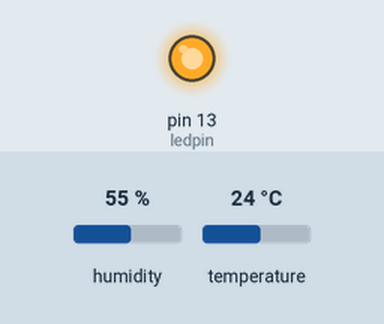
This sketch was run on a simulated Arduino Uno, built with avr-gcc and run on an emulated ATmega328P. Parts: output pins drawn as LEDs (lit = HIGH). The inputs (shaded band) are chosen by the test bench; at power-on: humidity 55 %, temperature 24 °C.

Above: at 1.13 s.
At 3.6 s:
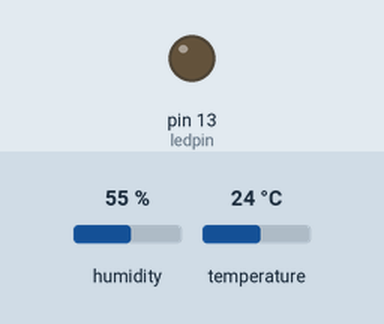
Timing chart, 0 to 7.6 s (numbered marks = the images above):
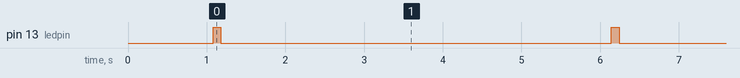

The sketch:

ws.ino
```cpp
#include <SoftwareSerial.h>
#include <dht11.h>

SoftwareSerial Genotronex(10, 11); // RX, TX
#define dht_dpin 5
int ledpin=13; // led on D13 will show blink on / off
int BluetoothData; // the data given from Computer

dht11 DHT11;

void setup() {
  // put your setup code here, to run once:
  Genotronex.begin(9600);
  delay(300);

  Genotronex.println("Weather station");
  pinMode(ledpin,OUTPUT);
  delay(700); // 1000ms recommended DHT11 delay
}

void loop() {
   if (Genotronex.available()){
    BluetoothData=Genotronex.read();
    if(BluetoothData=='1'){   // if number 1 pressed ....
     digitalWrite(ledpin,1);
     Genotronex.println("LED  On D13 ON ! ");
    }
    if (BluetoothData=='0'){// if number 0 pressed ....
      digitalWrite(ledpin,0);
      Genotronex.println("LED  On D13 Off ! ");
    }


   }
   // DHT
   DHT11.read(dht_dpin);
   Genotronex.print("Humidity = ");
   Genotronex.print(DHT11.humidity);
   Genotronex.print("%  ");
   Genotronex.print("temperature = ");
   Genotronex.print(DHT11.temperature);
   Genotronex.println("C  ");

   digitalWrite(ledpin,1);
   delay(100);
   digitalWrite(ledpin,0);
   delay(4900);

}
```

Measured:
- by itself, pin 13 (ledpin): alternates HIGH for 0.10 s and LOW for 5.0 s
